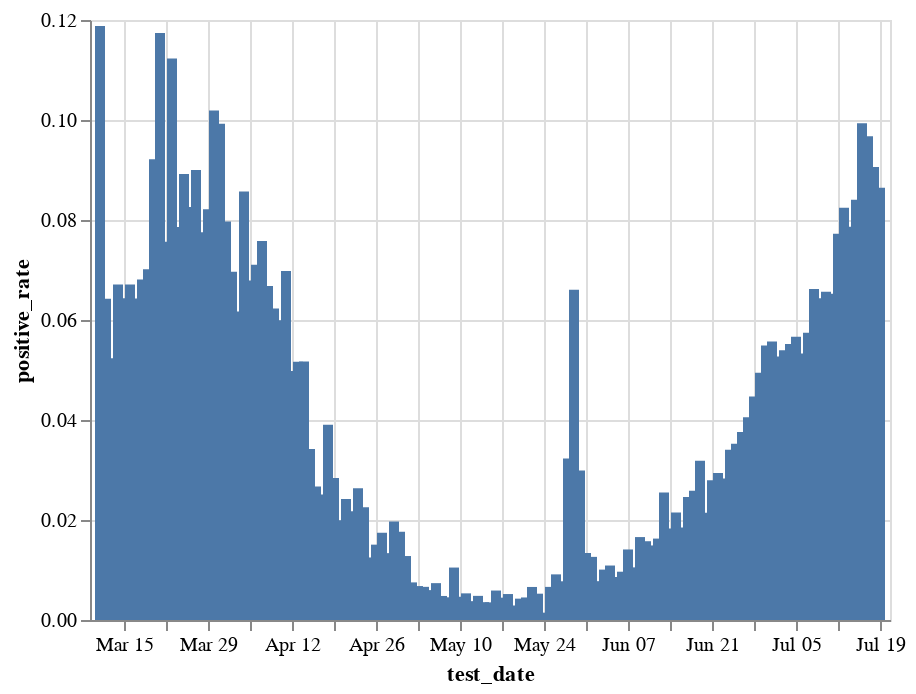

The code cell stored with this chart in its notebook:
### Code cell
pr = (bdi[(bdi.test_date>'2020') & (bdi.test_date<'2021')&(bdi.corona_result.isin(['positive', 'negative'])) & (bdi.is_first_Test=='Yes')]
 .groupby(['test_date', 'corona_result']).size().unstack()
 .assign(positive_rate=lambda x: x.positive/(x.positive+x.negative)))

alt.Chart(pr.reset_index()).mark_bar().encode(
    x='test_date',
    y='positive_rate',
    tooltip=['test_date', 'positive_rate']
).interactive()

### Figure 1 — Vega-Lite specification as saved in the notebook (floating-point values rounded to 4 significant figures; data arrays with more than 128 entries replaced by an {"elided": "..."} marker saying what was removed)
{"config": {"view": {"continuousWidth": 400, "continuousHeight": 300}}, "data": {"name": "data-c9beb7552d0b518bff5c59daf6e9b3f0"}, "mark": "bar", "encoding": {"tooltip": [{"type": "temporal", "field": "test_date"}, {"type": "quantitative", "field": "positive_rate"}], "x": {"type": "temporal", "field": "test_date"}, "y": {"type": "quantitative", "field": "positive_rate"}}, "selection": {"selector008": {"type": "interval", "bind": "scales", "encodings": ["x", "y"]}}, "$schema": "https://vega.github.io/schema/vega-lite/v4.8.1.json", "datasets": {"data-c9beb7552d0b518bff5c59daf6e9b3f0": {"elided": "131 records"}}}
